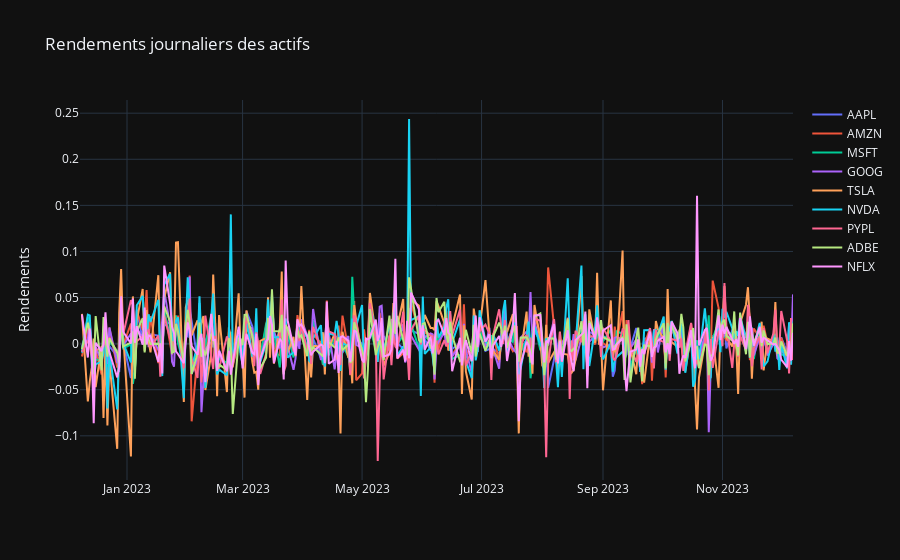

The cell this chart's notebook holds for it:
### Code cell
returns = compute_portfolio_return(data)
# Affichage des rendements journaliers
fig = go.Figure()
for a in assets:
    fig.add_trace(go.Scatter(x=returns.index, y=returns[a], name=a))
fig.update_layout(title='Rendements journaliers des actifs', yaxis_title='Rendements')
fig.show()

### Figure 1 — Plotly figure (JSON) as saved in the notebook; plotly's stock layout.template omitted (floating-point values rounded to 4 significant figures; data arrays with more than 128 entries replaced by an {"elided": "..."} marker saying what was removed)
{"data": [{"name": "AAPL", "type": "scatter", "x": {"elided": "251 str values"}, "y": {"elided": "251 float values"}}, {"name": "AMZN", "type": "scatter", "x": {"elided": "251 str values"}, "y": {"elided": "251 float values"}}, {"name": "MSFT", "type": "scatter", "x": {"elided": "251 str values"}, "y": {"elided": "251 float values"}}, {"name": "GOOG", "type": "scatter", "x": {"elided": "251 str values"}, "y": {"elided": "251 float values"}}, {"name": "TSLA", "type": "scatter", "x": {"elided": "251 str values"}, "y": {"elided": "251 float values"}}, {"name": "NVDA", "type": "scatter", "x": {"elided": "251 str values"}, "y": {"elided": "251 float values"}}, {"name": "PYPL", "type": "scatter", "x": {"elided": "251 str values"}, "y": {"elided": "251 float values"}}, {"name": "ADBE", "type": "scatter", "x": {"elided": "251 str values"}, "y": {"elided": "251 float values"}}, {"name": "NFLX", "type": "scatter", "x": {"elided": "251 str values"}, "y": {"elided": "251 float values"}}], "layout": {"title": {"text": "Rendements journaliers des actifs"}, "yaxis": {"title": {"text": "Rendements"}}}}
